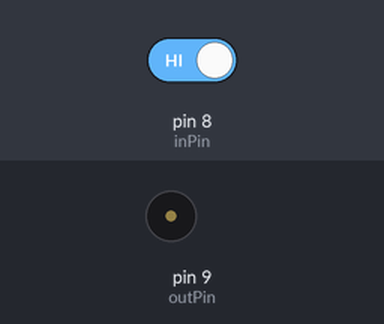
The sketch below on a simulated Arduino Uno, built with avr-gcc and run on an emulated ATmega328P. Parts: buzzer (waves = sounding). The inputs (shaded band) are chosen by the test bench; at power-on: pin 8 (inPin) HIGH.

Above: at 1.2 s.
1.3 s: pin 8 (inPin) driven LOW
At 2.5 s:
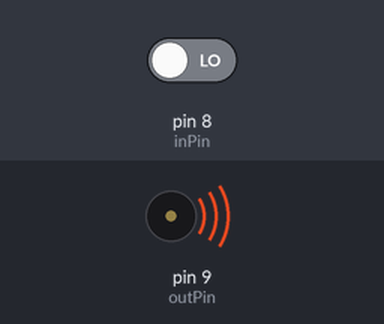
2.8 s: pin 8 (inPin) driven HIGH
At 3.8 s:
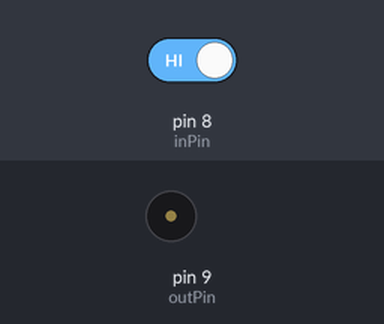
Timing chart, 0 to 5.8 s (numbered marks = the images above; inputs shaded):
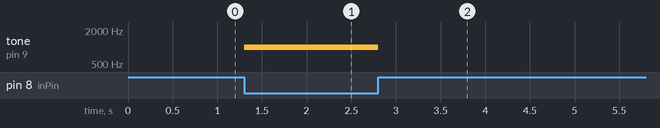

The sketch:

Speaker_and_Lever.ino
```cpp
#define outPin 9
#define inPin 8

void setup() {
  // put your setup code here, to run once:

  pinMode(outPin, OUTPUT);
  pinMode(inPin, INPUT);

}

void loop() {
  // put your main code here, to run repeatedly:

  if(digitalRead(inPin) == LOW) {
    tone(outPin, 1000);
  } else {
    noTone(outPin);
  }

}
```

Measured:
- after the input at 1.3 s, tone on pin 9 (outPin): silent → 1000 Hz at once
- after the input at 2.8 s, tone on pin 9 (outPin): 1000 Hz → silent at once
